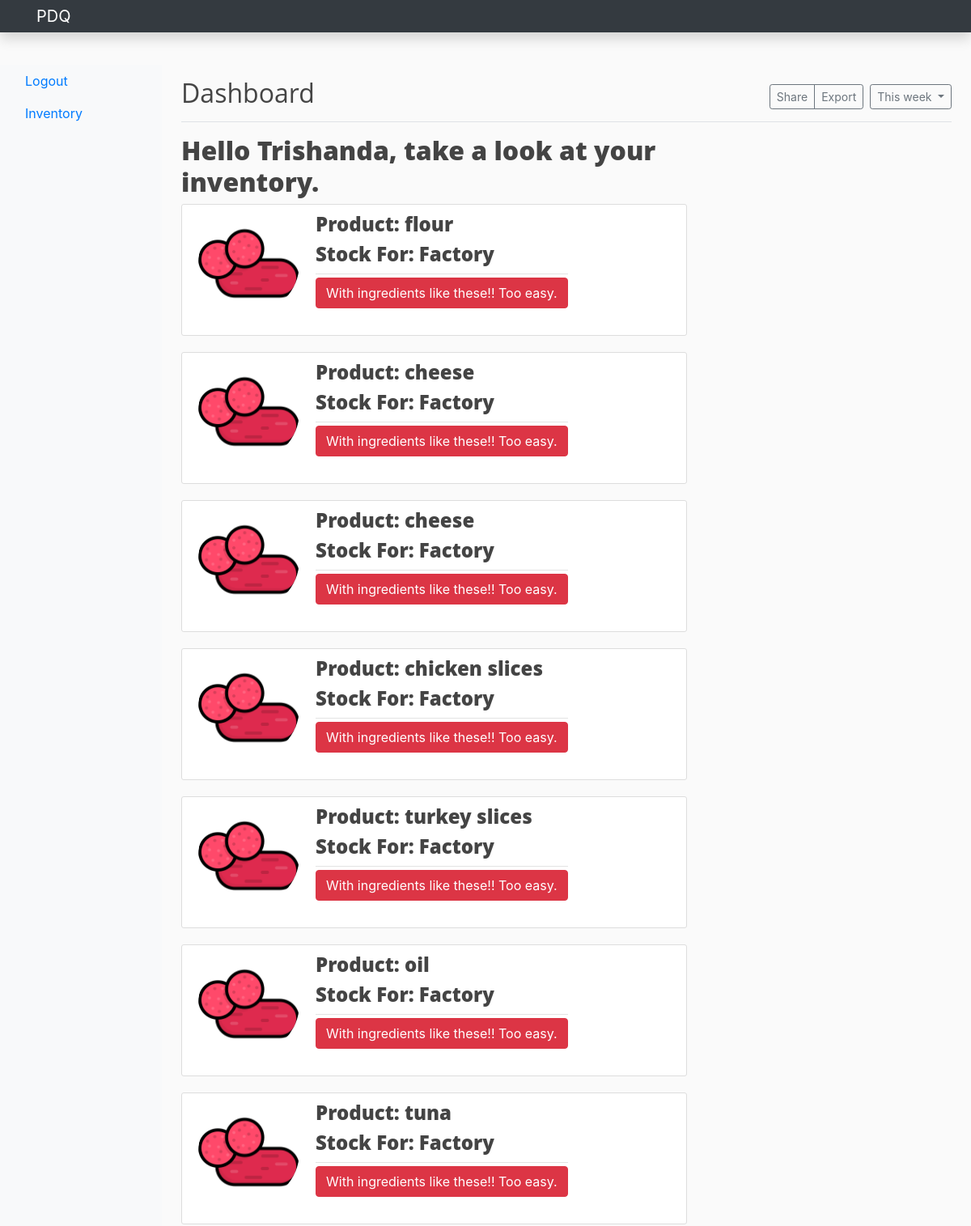
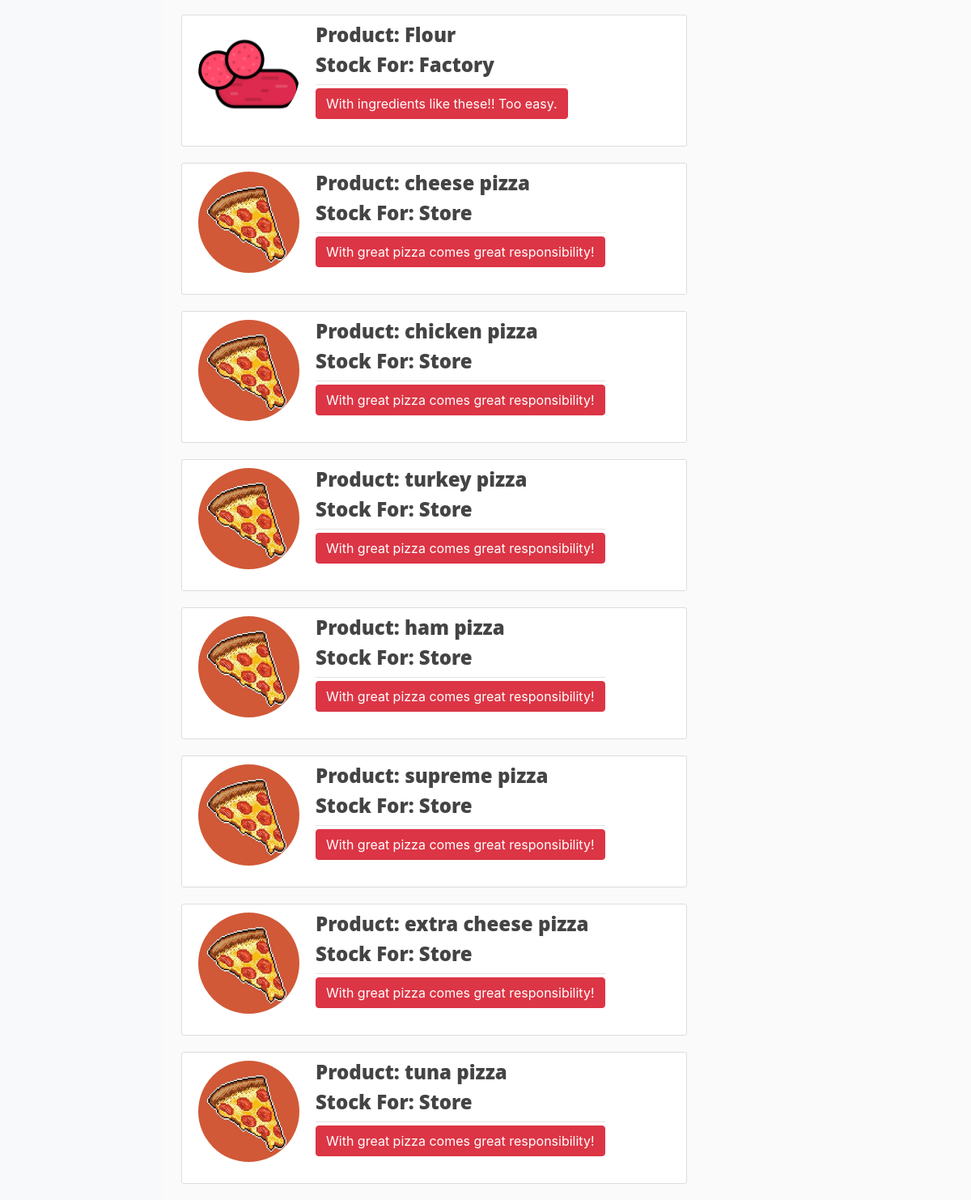
The app's page /stockpage (signed in) with its own data (2 pictures, top to bottom).
### PDQ/models.py (models this page shows, shortened)
class User(db.Model, UserMixin):
	id = db.Column(db.Integer, primary_key=True)
	title = db.Column(db.String(20), nullable=False)
	first_name = db.Column(db.String(20), nullable=False)
	last_name = db.Column(db.String(20), nullable=False)
	user_role = db.Column(db.String(120), unique=False, nullable=False)
	email = db.Column(db.String(120), unique=True, nullable=False)
	image_file = db.Column(db.String(20), nullable=False, default='restaurant.png')
	password = db.Column(db.String(60), nullable=False)
	store = db.relationship('Store', backref='manager', lazy=True)

class Stock(db.Model):
	id = db.Column(db.Integer, primary_key=True,)
	name = db.Column(db.String(100), nullable=False)
	unit = db.Column(db.Text, nullable=False)
	stock_for = db.Column(db.String(100), nullable=False)
	factory_inventory_item = db.relationship('fInventory', backref='item', lazy=True)
	store_inventory_item = db.relationship('sInventory', backref='item', lazy=True)

### PDQ/routes.py (the view)
@app.route("/stockpage")
def stockPage():
	stocks=Stock.query.all()
	image_file_factory = url_for('static', filename='pep.png')
	image_file_store = url_for('static', filename='pizza.jpg')
	return render_template('stockpage.html', stocks=stocks, image_file_factory=image_file_factory, image_file_store=image_file_store)

### PDQ/models.py (called while the page is built)
@login_manager.user_loader
def load_user(user_id):
	return User.query.get(int(user_id))

### PDQ/templates/stockpage.html
{%extends "layout.html"%}
{%block content%}
	<h2>Hello {{current_user.first_name}}, take a look at your inventory.</h2>
	{%for stock in stocks%}
		{%if stock.stock_for == 'Factory'%}
			<article class="media content-section">
				<div class= "media">
					<img class = "rounded-circle account-img" src="{{image_file_factory}}">
			  <div class="media-body">
				<div class="article-metadata">
				  <h4><a class="mr-2" >Product: {{ stock.name }}</a></h4>
				  <h4><a class="mr-2" >Stock For: {{ stock.stock_for }}</a></h4>
				</div>
				<div>
					<form>
						<input class="btn btn-danger" type="submit" value="With ingredients like these!! Too easy.">
					</form>
				</div>
			</article>
		{%endif%}
	{%endfor%}
	{%for stock in stocks%}
		{%if stock.stock_for == 'Store'%}
			<article class="media content-section">
				<div class= "media">
					<img class = "rounded-circle account-img" src="{{image_file_store}}">
			  <div class="media-body">
				<div class="article-metadata">
				  <h4><a class="mr-2" >Product: {{ stock.name }}</a></h4>
				  <h4><a class="mr-2" >Stock For: {{ stock.stock_for }}</a></h4>
				</div>
				<div>
					<form>
						<input class="btn btn-danger" type="submit" value="With great pizza comes great responsibility!">
					</form>
				</div>
			</article>
		{%endif%}
	{%endfor%}
{%endblock content%}

### PDQ/static/main.css (style rules this page uses)
body { background: #fafafa; color: #333333; margin-top: 5rem; }
h1, h2, h3, h4, h5, h6 { color: #444444; font-weight: 800; font-family: 'Open Sans', 'Helvetica Neue', Helvetica, Arial, sans-serif; }
.content-section { background: #ffffff; padding: 10px 20px; border: 1px solid #dddddd; border-radius: 3px; margin-bottom: 20px; }
.article-metadata { padding-bottom: 1px; margin-bottom: 4px; border-bottom: 1px solid #e3e3e3 }
.account-img { height: 125px; width: 125px; margin-right: 20px; margin-bottom: 16px; }

### records on screen
User: first_name "Trishanda"
Stock: name "flour", stock_for "Factory"
Stock: name "cheese", stock_for "Factory"
Stock: name "cheese", stock_for "Factory"
Stock: name "chicken slices", stock_for "Factory"
Stock: name "turkey slices", stock_for "Factory"
Stock: name "oil", stock_for "Factory"
Stock: name "tuna", stock_for "Factory"
Stock: name "Flour", stock_for "Factory"
Stock: name "cheese pizza", stock_for "Store"
Stock: name "chicken pizza", stock_for "Store"
Stock: name "turkey pizza", stock_for "Store"
Stock: name "ham pizza", stock_for "Store"
Stock: name "supreme pizza", stock_for "Store"
Stock: name "extra cheese pizza", stock_for "Store"
Stock: name "tuna pizza", stock_for "Store"
